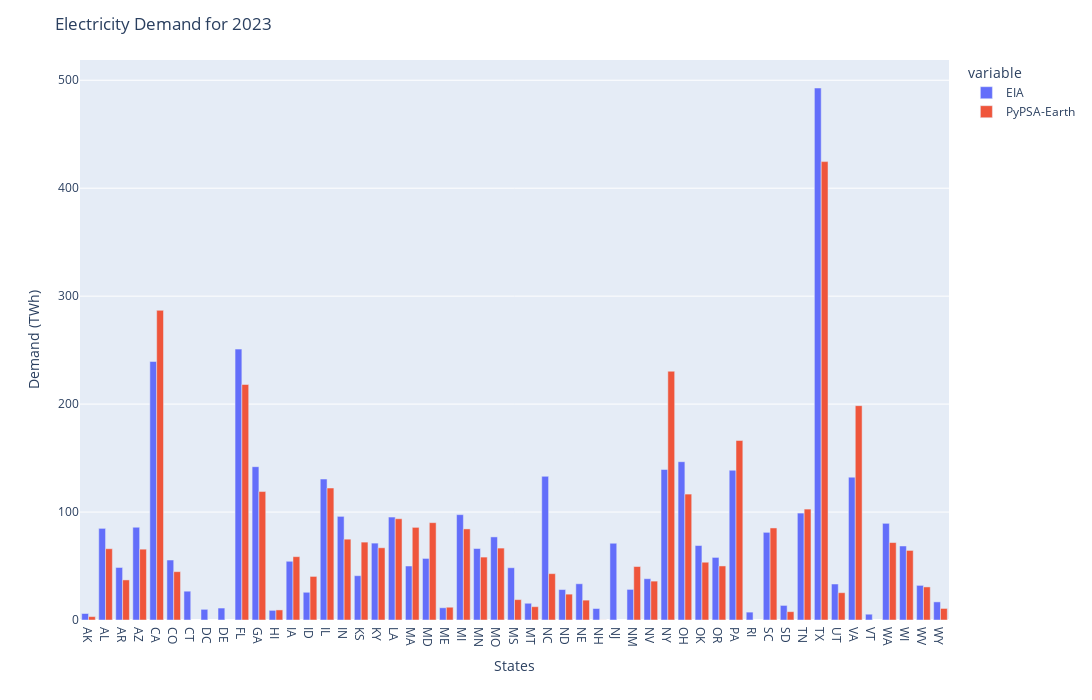

Notebook source saved alongside this figure:
### Code cell
fig = px.bar(demand_total, barmode='group')
fig.update_layout(width=2500, 
                  height=700, 
                  yaxis_title='Demand (TWh)',
                  xaxis_title='States',
                  title=f'Electricity Demand for {horizon}')
fig.show()

### Figure 1 — Plotly figure (JSON) as saved in the notebook; plotly's stock layout.template omitted (floating-point values rounded to 4 significant figures)
{"data": [{"alignmentgroup": "True", "hovertemplate": "variable=EIA<br>index=%{x}<br>value=%{y}<extra></extra>", "legendgroup": "EIA", "marker": {"color": "#636efa", "pattern": {"shape": ""}}, "name": "EIA", "offsetgroup": "EIA", "orientation": "v", "showlegend": true, "textposition": "auto", "type": "bar", "x": ["AK", "AL", "AR", "AZ", "CA", "CO", "CT", "DC", "DE", "FL", "GA", "HI", "IA", "ID", "IL", "IN", "KS", "KY", "LA", "MA", "MD", "ME", "MI", "MN", "MO", "MS", "MT", "NC", "ND", "NE", "NH", "NJ", "NM", "NV", "NY", "OH", "OK", "OR", "PA", "RI", "SC", "SD", "TN", "TX", "UT", "VA", "VT", "WA", "WI", "WV", "WY"], "xaxis": "x", "y": [6.025, 84.88, 48.65, 85.92, 239.5, 55.57, 26.68, 9.88, 11.08, 250.9, 142.0, 8.927, 54.4, 25.67, 130.6, 96.0, 41.05, 71.22, 95.37, 50.01, 57.03, 11.34, 97.59, 66.22, 76.98, 48.42, 15.51, 133.1, 28.2, 33.57, 10.63, 71.1, 28.35, 38.25, 139.4, 146.6, 68.98, 57.98, 138.7, 7.301, 81.2, 13.51, 99.05, 492.8, 33.34, 132.3, 5.364, 89.55, 68.56, 32.07, 16.79], "yaxis": "y"}, {"alignmentgroup": "True", "hovertemplate": "variable=PyPSA-Earth<br>index=%{x}<br>value=%{y}<extra></extra>", "legendgroup": "PyPSA-Earth", "marker": {"color": "#EF553B", "pattern": {"shape": ""}}, "name": "PyPSA-Earth", "offsetgroup": "PyPSA-Earth", "orientation": "v", "showlegend": true, "textposition": "auto", "type": "bar", "x": ["AK", "AL", "AR", "AZ", "CA", "CO", "CT", "DC", "DE", "FL", "GA", "HI", "IA", "ID", "IL", "IN", "KS", "KY", "LA", "MA", "MD", "ME", "MI", "MN", "MO", "MS", "MT", "NC", "ND", "NE", "NH", "NJ", "NM", "NV", "NY", "OH", "OK", "OR", "PA", "RI", "SC", "SD", "TN", "TX", "UT", "VA", "VT", "WA", "WI", "WV", "WY"], "xaxis": "x", "y": [3.14, 66.03, 37.13, 65.62, 286.9, 44.77, NaN, NaN, NaN, 218.2, 119.0, 9.34, 58.67, 40.37, 122.3, 74.87, 72.15, 66.9, 93.8, 85.82, 90.16, 11.83, 84.38, 58.29, 66.62, 18.87, 12.33, 42.94, 23.96, 18.41, 0.07, NaN, 49.53, 36.03, 230.4, 116.7, 53.52, 50.07, 166.3, NaN, 85.26, 7.72, 102.7, 424.6, 25.29, 198.6, NaN, 71.74, 64.45, 30.65, 10.71], "yaxis": "y"}], "layout": {"barmode": "group", "height": 700, "legend": {"title": {"text": "variable"}, "tracegroupgap": 0}, "margin": {"t": 60}, "title": {"text": "Electricity Demand for 2023"}, "width": 2500, "xaxis": {"anchor": "y", "domain": [0, 1], "title": {"text": "States"}}, "yaxis": {"anchor": "x", "domain": [0, 1], "title": {"text": "Demand (TWh)"}}}}
